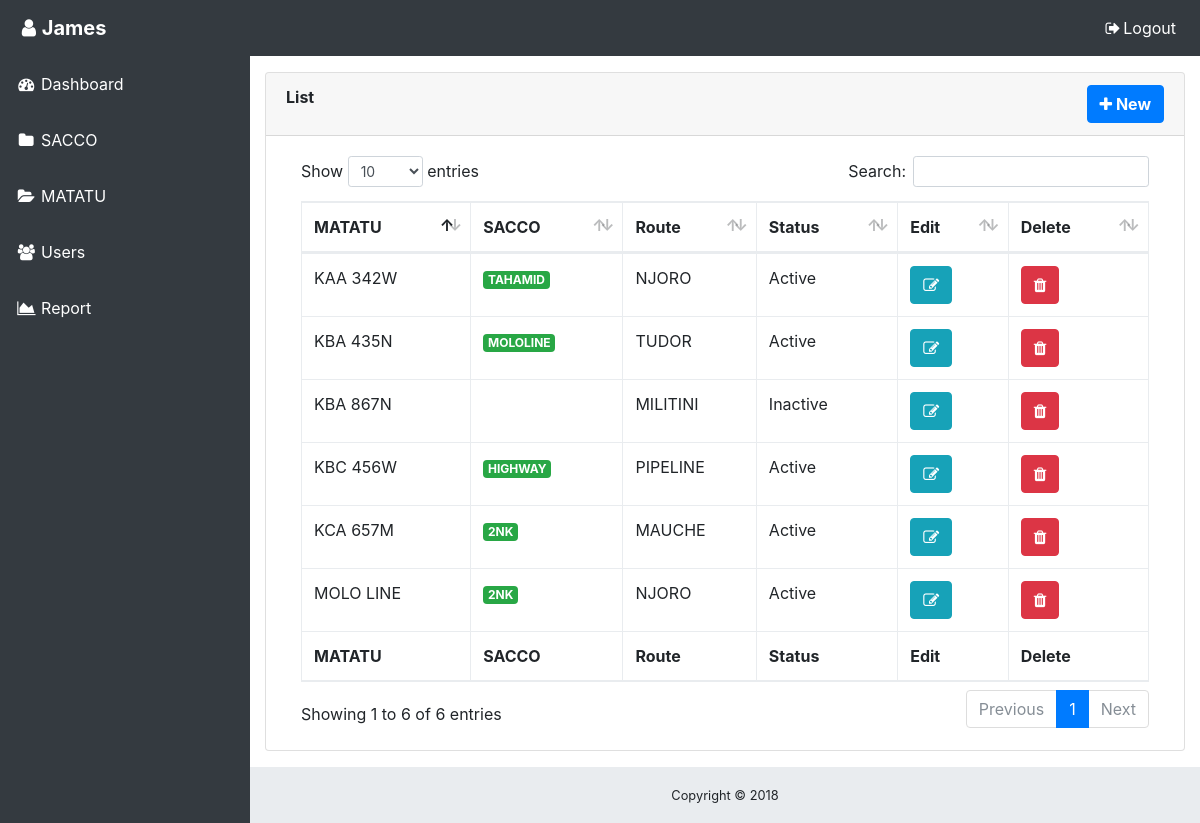
The page /admin/matatu.php (signed in) on the database its author committed.
### tables this page shows
CREATE TABLE `user` (
  `id` int(11) NOT NULL,
  `username` varchar(225) NOT NULL,
  `password` varchar(255) NOT NULL,
  `status` varchar(15) NOT NULL,
  `mobile` varchar(25) NOT NULL,
  `matatu` varchar(25) NOT NULL,
  `level` varchar(25) NOT NULL
);

CREATE TABLE `matatu` (
  `no_plate` varchar(225) NOT NULL,
  `sacco` varchar(225) NOT NULL,
  `route` varchar(25) NOT NULL,
  `id` int(11) NOT NULL,
  `status` varchar(225) NOT NULL
);

### admin/session.php (called while the page is built, shortened)
<?php
   include('config.php');
   $user_check = $_SESSION['login_user'];
   $ses_sql = mysqli_query($conn,"select * from `user` where `username` = '".$user_check."' ");
   $row = mysqli_fetch_array($ses_sql,MYSQLI_ASSOC);
   $login_session = $row['username'];
?>

### admin/matatu.php (the view, shortened to what this page needs)
<?php
   include('session.php');
?>
<!DOCTYPE html>
<html lang="en">
<head>
  <link href="vendor/bootstrap/css/bootstrap.min.css" rel="stylesheet">
  <link href="vendor/font-awesome/css/font-awesome.min.css" rel="stylesheet" type="text/css">
  <link href="vendor/datatables/dataTables.bootstrap4.css" rel="stylesheet">
  <link href="css/sb-admin.css" rel="stylesheet">
</head>
<body class="fixed-nav sticky-footer bg-dark" id="page-top">
  <nav class="navbar navbar-expand-lg navbar-dark bg-dark fixed-top" id="mainNav" style="color:white">
    <a class="navbar-brand" href="dashboard.php" style="color:;font-size:20px;"><span class="glyphicon glyphicon-user"></span><i class="fa fa-fw fa-user"></i><b><?php echo $login_session;?></b></a>
    <div class="collapse navbar-collapse" id="navbarResponsive">
      <ul class="navbar-nav navbar-sidenav" id="exampleAccordion" style="color:white">
        <li class="nav-item" data-toggle="tooltip" data-placement="right" title="Dashboard">
          <a class="nav-link" href="dashboard.php" style="color:white;">
            <i class="fa fa-fw fa-dashboard"></i>
            <span class="nav-link-text">Dashboard</span>
          </a>
        </li>
        <li class="nav-item" data-toggle="tooltip" data-placement="right" title="Charts">
          <a class="nav-link" href="sacco.php" style="color:white;">
            <i class="fa fa-fw fa-folder"></i>
            <span class="nav-link-text">SACCO</span>
          </a>
        </li>
        <li class="nav-item" data-toggle="tooltip" data-placement="right" title="Tables">
          <a class="nav-link" href="matatu.php" style="color:white;">
            <i class="fa fa-fw fa-folder-open"></i>
            <span class="nav-link-text">MATATU</span>
          </a>
        </li>
		<li class="nav-item" data-toggle="tooltip" data-placement="right" title="Link">
          <a class="nav-link" href="user.php" style="color:white;">
            <i class="fa fa-fw fa fa-users"></i>
            <span class="nav-link-text">Users</span>
          </a>
        </li>
		<li class="nav-item" data-toggle="tooltip" data-placement="right" title="Link">
          <a class="nav-link" href="route.php" style="color:white;">
            <i class="fa fa-fw  fa-area-chart"></i>
            <span class="nav-link-text">Report</span>
          </a>
        </li>
      </ul>
      <ul class="navbar-nav ml-auto">
        <li class="nav-item">
          <a class="nav-link" data-toggle="modal" data-target="#exampleModal" style="color:white;">
            <i class="fa fa-fw fa-sign-out"></i>Logout</a>
        </li>
      </ul>
    </div>
  </nav>
  <div class="content-wrapper">
    <div class="container-fluid">
            <div class="card mb-3">
        <div class="card-header bg-default" style="text-align:">
		<div class="row">
		  <div class="col-md-8"><b> List</b></div>
		  <div class="col-md-4 col-pull-right" style="text-align:right"><a class="btn btn-primary" href="login.html" data-toggle="modal" data-target="#brand_modal"><i class="fa fa-plus"></i><b> New </b></a></div>
		</div>
          </div>
        <div class="card-body">
          <?php
		include('config.php');
		$result=mysqli_query($conn,"select * from `matatu` where `no_plate` !='' ORDER BY id ASC ");
if ($result->num_rows > 0) {
		?>
          <div class="table-responsive">
            <table class="table table-bordered" id="dataTable" width="100%" cellspacing="0">
              <thead>
                <tr>
                  <th>MATATU</th>
                  <th>SACCO</th>
                  <th>Route</th>
                  <th>Status</th>
                  <th>Edit</th>
                  <th>Delete</th>
                </tr>
              </thead>
              <tfoot>
                <tr>
                  <th>MATATU</th>
                  <th>SACCO</th>
                  <th>Route</th>
                  <th>Status</th>
                  <th>Edit</th>
                  <th>Delete</th>
                </tr>
              </tfoot>
              <tbody>
			  <?php
			  while($row = $result->fetch_assoc()) {
				  $no_plate=$row["no_plate"];
		echo '<form method="POST" action="matatu.php" role="form"><tr>
		 <td>';
		  echo $id= $row["no_plate"].
		  '</td><td><span class="badge btn-success">'
		  .$row["sacco"].
		   '</td><td>'.$row["route"].'</span></td><td>'.$row["status"].'</span></td>';
		 echo"<td>	 <button class='btn btn-info' href='' data-toggle='modal' type='submit' data-target='#update_brand_modal' value='' name='updateid' id='".$no_plate."' onclick='editMatatuFunc(this.id)' ><i class='fa fa-edit'></i></button>";
		 echo "</td><td><button class='btn btn-danger' href='' data-toggle='modal' type='submit' data-target='#delete_brand_modal'id='".$no_plate."' value='' name='deleteMatatuButton'  onclick='deleteMatatuFunc(this.id)' ><i class='fa fa-trash'></i></button>";
		 echo '</td>
		</tr></form>';
    }
} else {
    echo  json_encode("No Match");
}
			  ?>
              </tbody>
            </table>
          </div>
        </div>
      </div>
    <footer class="sticky-footer">
      <div class="container">
        <div class="text-center">
          <small>Copyright © 2018</small>
        </div>
      </div>
    </footer>
  </div>
</body>
</html>

### admin/css/sb-admin.css (style rules this page uses)
html { position: relative; min-height: 100%; }
body { overflow-x: hidden; }
body.sticky-footer { margin-bottom: 56px; }
body.sticky-footer .content-wrapper { min-height: calc(100vh - 56px - 56px); }
body.fixed-nav { padding-top: 56px; }
.content-wrapper { min-height: calc(100vh - 56px); padding-top: 1rem; }
#mainNav .navbar-collapse { overflow: auto; max-height: 75vh; }
#mainNav .navbar-collapse .navbar-nav .nav-item .nav-link { cursor: pointer; }
@media (min-width: 992px) { #mainNav .navbar-brand { width: 250px; } }
@media (min-width: 992px) { #mainNav .navbar-collapse { overflow: visible; max-height: none; } }
@media (min-width: 992px) { #mainNav .navbar-collapse .navbar-sidenav { position: absolute; top: 0; left: 0; overflow-x: hidden; overflow-y: auto; -webkit-flex-direction: column; -ms-flex-direction: column; flex-direction: column; margin-top: 56px; } }
@media (min-width: 992px) { #mainNav .navbar-collapse .navbar-sidenav > .nav-item { width: 250px; padding: 0; } }
@media (min-width: 992px) { #mainNav .navbar-collapse .navbar-sidenav > .nav-item > .nav-link { padding: 1em; } }
@media (min-width: 992px) { #mainNav.fixed-top .navbar-sidenav { height: calc(100vh - 112px); } }
.content-wrapper { overflow-x: hidden; background: white; }
@media (min-width: 992px) { .content-wrapper { margin-left: 250px; } }
#mainNav.navbar-dark .navbar-collapse .navbar-sidenav > .nav-item > .nav-link { color: #868e96; }
@media (min-width: 992px) { #mainNav.navbar-dark .navbar-collapse .navbar-sidenav { background: #343a40; } }
footer.sticky-footer { position: absolute; right: 0; bottom: 0; width: 100%; height: 56px; background-color: #e9ecef; line-height: 55px; }
@media (min-width: 992px) { footer.sticky-footer { width: calc(100% - 250px); } }

### rows shown on the page
user: username "James"
matatu: no_plate "KAA 342W", sacco "TAHAMID", route "NJORO", status "Active"
matatu: no_plate "KBA 435N", sacco "MOLOLINE", route "TUDOR", status "Active"
matatu: no_plate "KBA 867N", route "MILITINI", status "Inactive"
matatu: no_plate "KBC 456W", sacco "HIGHWAY", route "PIPELINE", status "Active"
matatu: no_plate "KCA 657M", sacco "2NK", route "MAUCHE", status "Active"
matatu: no_plate "MOLO LINE", sacco "2NK", route "NJORO", status "Active"
